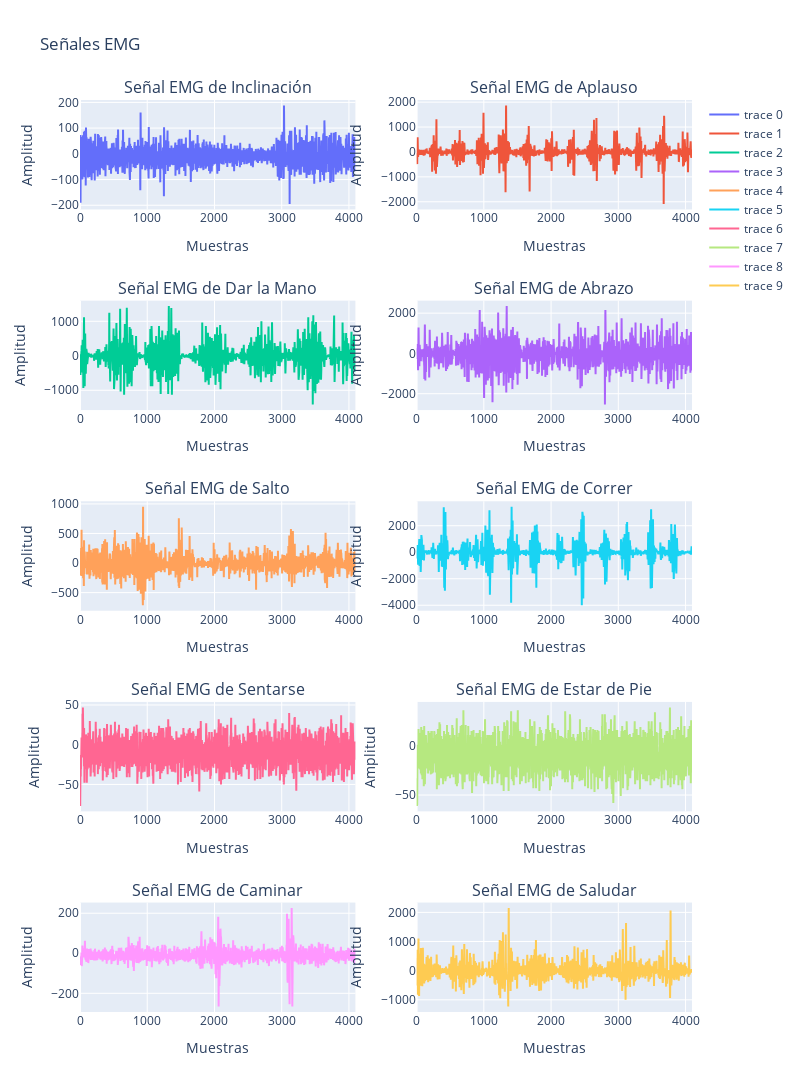

This figure's notebook cell:
### Markdown cell above
## 3-Rehabilitación y Robótica
Una mujer y tres hombres (de entre 25 y 30 años) que han experimentado agresiones en circunstancias como peleas físicas participaron en el experimento. Cada sujeto tuvo que realizar 10 actividades normales y 10 actividades agresivas a través de 20 experimentos distintos. La arena robótica de Essex fue el principal salón experimental donde se llevó a cabo la recolección de datos.

El rendimiento de los sujetos fue registrado por el aparato EMG de Delsys (fs = 2kHz), que interconecta la actividad humana con las contracciones mioeléctricas. En este contexto, el procedimiento de registro de datos incluyó ocho electrodos de superficie cutánea ubicados en la parte superior de los brazos (bíceps y tríceps) y en la parte superior de las piernas (muslos e isquiotibiales). El número total de electrodos fue de ocho, lo que correspondió a ocho series temporales de entrada, una para cada canal muscular.

### Code cell
import plotly.graph_objects as go  # Importa los objetos gráficos de Plotly para crear gráficos.
from plotly.subplots import (
    make_subplots,
)  # Importa la función para crear subplots en Plotly.
import numpy as np  # Importa la biblioteca numpy para trabajar con matrices y funciones matemáticas.

# Cargar los datos desde los archivos .txt
Bowing = np.loadtxt("./Actividades/Bowing.txt")
Clapping = np.loadtxt("./Actividades/Clapping.txt")
Handshaking = np.loadtxt("./Actividades/Handshaking.txt")
Hugging = np.loadtxt("./Actividades/Hugging.txt")
Jumping = np.loadtxt("./Actividades/Jumping.txt")
Running = np.loadtxt("./Actividades/Running.txt")
Seating = np.loadtxt("./Actividades/Seating.txt")
Standing = np.loadtxt("./Actividades/Standing.txt")
Walking = np.loadtxt("./Actividades/Walking.txt")
Waving = np.loadtxt("./Actividades/Waving.txt")

# Crear un subplot 5x2
fig = make_subplots(
    rows=5,
    cols=2,
    subplot_titles=(
        "Señal EMG de Inclinación",
        "Señal EMG de Aplauso",
        "Señal EMG de Dar la Mano",
        "Señal EMG de Abrazo",
        "Señal EMG de Salto",
        "Señal EMG de Correr",
        "Señal EMG de Sentarse",
        "Señal EMG de Estar de Pie",
        "Señal EMG de Caminar",
        "Señal EMG de Saludar",
    ),
)

# Añadir trazas a los subplots
fig.add_trace(
    go.Scatter(y=Bowing[:4096, 0]), row=1, col=1
)  # Añade la traza de la señal de inclinación al subplot (1, 1).
fig.add_trace(
    go.Scatter(y=Clapping[:4096, 0]), row=1, col=2
)  # Añade la traza de la señal de aplauso al subplot (1, 2).
fig.add_trace(
    go.Scatter(y=Handshaking[:4096, 0]), row=2, col=1
)  # Añade la traza de la señal de dar la mano al subplot (2, 1).
fig.add_trace(
    go.Scatter(y=Hugging[:4096, 0]), row=2, col=2
)  # Añade la traza de la señal de abrazo al subplot (2, 2).
fig.add_trace(
    go.Scatter(y=Jumping[:4096, 0]), row=3, col=1
)  # Añade la traza de la señal de salto al subplot (3, 1).
fig.add_trace(
    go.Scatter(y=Running[:4096, 0]), row=3, col=2
)  # Añade la traza de la señal de correr al subplot (3, 2).
fig.add_trace(
    go.Scatter(y=Seating[:4096, 0]), row=4, col=1
)  # Añade la traza de la señal de sentarse al subplot (4, 1).
fig.add_trace(
    go.Scatter(y=Standing[:4096, 0]), row=4, col=2
)  # Añade la traza de la señal de estar de pie al subplot (4, 2).
fig.add_trace(
    go.Scatter(y=Walking[:4096, 0]), row=5, col=1
)  # Añade la traza de la señal de caminar al subplot (5, 1).
fig.add_trace(
    go.Scatter(y=Waving[:4096, 0]), row=5, col=2
)  # Añade la traza de la señal de saludar al subplot (5, 2).

# Añadir títulos a cada eje
for i in range(1, 6):
    for j in range(1, 3):
        fig.update_xaxes(
            title_text="Muestras", row=i, col=j
        )  # Añade el título del eje x a cada subplot.
        fig.update_yaxes(
            title_text="Amplitud", row=i, col=j
        )  # Añade el título del eje y a cada subplot.

# Establecer los límites de los ejes
for i in range(1, 6):
    for j in range(1, 3):
        fig.update_xaxes(
            range=[0, 4096], row=i, col=j
        )  # Establece el rango del eje x de 0 a 4096 para cada subplot.

# Actualizar el diseño
fig.update_layout(
    height=1200, width=800, title_text="Señales EMG"
)  # Ajusta el tamaño de la figura y añade el título principal.

# Mostrar la figura
fig.show()  # Muestra la figura interactiva.

### Figure 1 — Plotly figure (JSON) as saved in the notebook; plotly's stock layout.template omitted (floating-point values rounded to 4 significant figures; data arrays with more than 128 entries replaced by an {"elided": "..."} marker saying what was removed)
{"data": [{"type": "scatter", "xaxis": "x", "y": {"elided": "4096 int values"}, "yaxis": "y"}, {"type": "scatter", "xaxis": "x2", "y": {"elided": "4096 int values"}, "yaxis": "y2"}, {"type": "scatter", "xaxis": "x3", "y": {"elided": "4096 int values"}, "yaxis": "y3"}, {"type": "scatter", "xaxis": "x4", "y": {"elided": "4096 int values"}, "yaxis": "y4"}, {"type": "scatter", "xaxis": "x5", "y": {"elided": "4096 int values"}, "yaxis": "y5"}, {"type": "scatter", "xaxis": "x6", "y": {"elided": "4096 int values"}, "yaxis": "y6"}, {"type": "scatter", "xaxis": "x7", "y": {"elided": "4096 int values"}, "yaxis": "y7"}, {"type": "scatter", "xaxis": "x8", "y": {"elided": "4096 int values"}, "yaxis": "y8"}, {"type": "scatter", "xaxis": "x9", "y": {"elided": "4096 int values"}, "yaxis": "y9"}, {"type": "scatter", "xaxis": "x10", "y": {"elided": "4096 int values"}, "yaxis": "y10"}], "layout": {"annotations": [{"font": {"size": 16}, "showarrow": false, "text": "Señal EMG de Inclinación", "x": 0.225, "xanchor": "center", "xref": "paper", "y": 1, "yanchor": "bottom", "yref": "paper"}, {"font": {"size": 16}, "showarrow": false, "text": "Señal EMG de Aplauso", "x": 0.775, "xanchor": "center", "xref": "paper", "y": 1, "yanchor": "bottom", "yref": "paper"}, {"font": {"size": 16}, "showarrow": false, "text": "Señal EMG de Dar la Mano", "x": 0.225, "xanchor": "center", "xref": "paper", "y": 0.78, "yanchor": "bottom", "yref": "paper"}, {"font": {"size": 16}, "showarrow": false, "text": "Señal EMG de Abrazo", "x": 0.775, "xanchor": "center", "xref": "paper", "y": 0.78, "yanchor": "bottom", "yref": "paper"}, {"font": {"size": 16}, "showarrow": false, "text": "Señal EMG de Salto", "x": 0.225, "xanchor": "center", "xref": "paper", "y": 0.56, "yanchor": "bottom", "yref": "paper"}, {"font": {"size": 16}, "showarrow": false, "text": "Señal EMG de Correr", "x": 0.775, "xanchor": "center", "xref": "paper", "y": 0.56, "yanchor": "bottom", "yref": "paper"}, {"font": {"size": 16}, "showarrow": false, "text": "Señal EMG de Sentarse", "x": 0.225, "xanchor": "center", "xref": "paper", "y": 0.34, "yanchor": "bottom", "yref": "paper"}, {"font": {"size": 16}, "showarrow": false, "text": "Señal EMG de Estar de Pie", "x": 0.775, "xanchor": "center", "xref": "paper", "y": 0.34, "yanchor": "bottom", "yref": "paper"}, {"font": {"size": 16}, "showarrow": false, "text": "Señal EMG de Caminar", "x": 0.225, "xanchor": "center", "xref": "paper", "y": 0.12, "yanchor": "bottom", "yref": "paper"}, {"font": {"size": 16}, "showarrow": false, "text": "Señal EMG de Saludar", "x": 0.775, "xanchor": "center", "xref": "paper", "y": 0.12, "yanchor": "bottom", "yref": "paper"}], "height": 1200, "title": {"text": "Señales EMG"}, "width": 800, "xaxis": {"anchor": "y", "domain": [0, 0.45], "range": [0, 4096], "title": {"text": "Muestras"}}, "xaxis10": {"anchor": "y10", "domain": [0.55, 1], "range": [0, 4096], "title": {"text": "Muestras"}}, "xaxis2": {"anchor": "y2", "domain": [0.55, 1], "range": [0, 4096], "title": {"text": "Muestras"}}, "xaxis3": {"anchor": "y3", "domain": [0, 0.45], "range": [0, 4096], "title": {"text": "Muestras"}}, "xaxis4": {"anchor": "y4", "domain": [0.55, 1], "range": [0, 4096], "title": {"text": "Muestras"}}, "xaxis5": {"anchor": "y5", "domain": [0, 0.45], "range": [0, 4096], "title": {"text": "Muestras"}}, "xaxis6": {"anchor": "y6", "domain": [0.55, 1], "range": [0, 4096], "title": {"text": "Muestras"}}, "xaxis7": {"anchor": "y7", "domain": [0, 0.45], "range": [0, 4096], "title": {"text": "Muestras"}}, "xaxis8": {"anchor": "y8", "domain": [0.55, 1], "range": [0, 4096], "title": {"text": "Muestras"}}, "xaxis9": {"anchor": "y9", "domain": [0, 0.45], "range": [0, 4096], "title": {"text": "Muestras"}}, "yaxis": {"anchor": "x", "domain": [0.88, 1], "title": {"text": "Amplitud"}}, "yaxis10": {"anchor": "x10", "domain": [0, 0.12], "title": {"text": "Amplitud"}}, "yaxis2": {"anchor": "x2", "domain": [0.88, 1], "title": {"text": "Amplitud"}}, "yaxis3": {"anchor": "x3", "domain": [0.66, 0.78], "title": {"text": "Amplitud"}}, "yaxis4": {"anchor": "x4", "domain": [0.66, 0.78], "title": {"text": "Amplitud"}}, "yaxis5": {"anchor": "x5", "domain": [0.44, 0.56], "title": {"text": "Amplitud"}}, "yaxis6": {"anchor": "x6", "domain": [0.44, 0.56], "title": {"text": "Amplitud"}}, "yaxis7": {"anchor": "x7", "domain": [0.22, 0.34], "title": {"text": "Amplitud"}}, "yaxis8": {"anchor": "x8", "domain": [0.22, 0.34], "title": {"text": "Amplitud"}}, "yaxis9": {"anchor": "x9", "domain": [0, 0.12], "title": {"text": "Amplitud"}}}}
